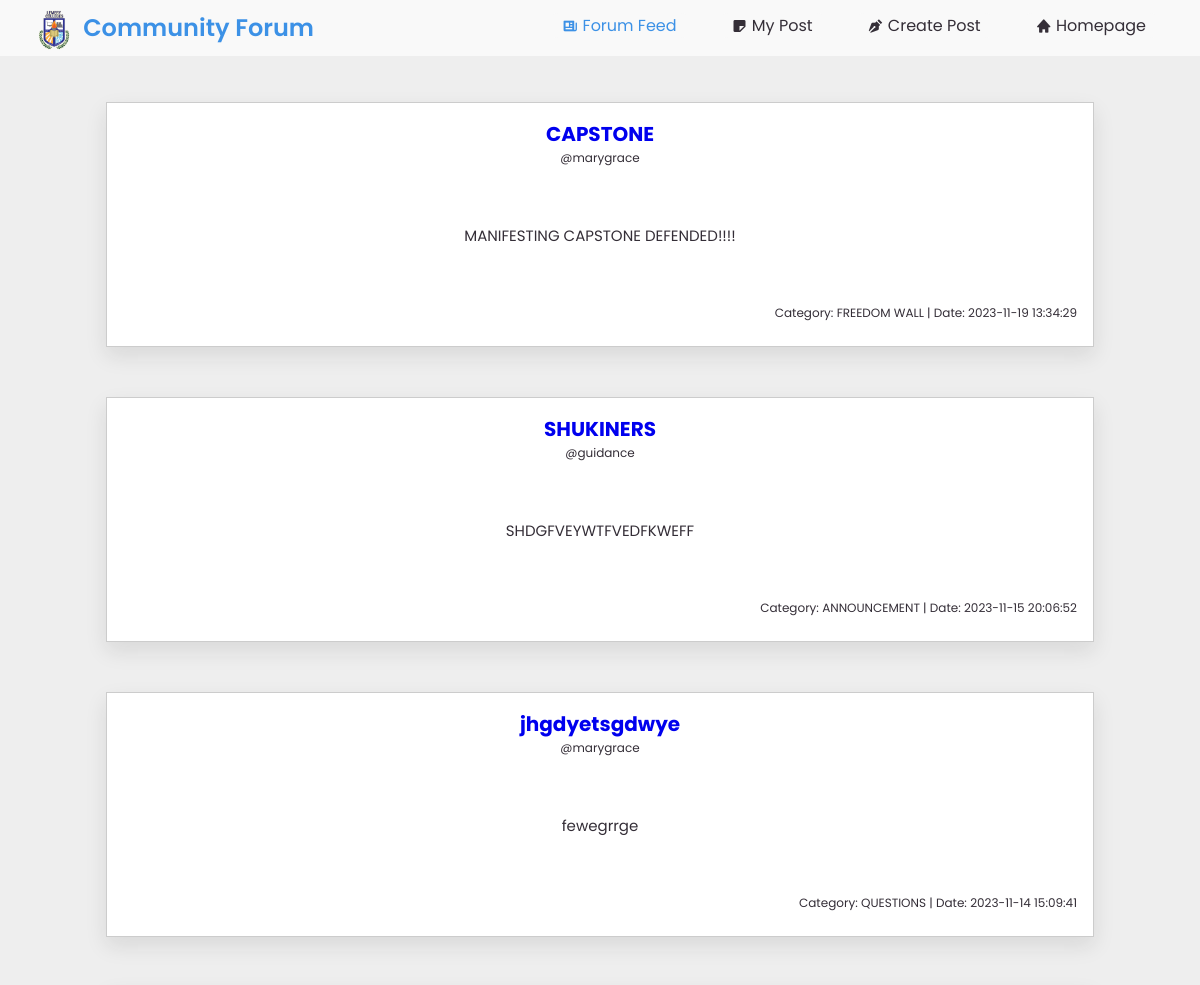
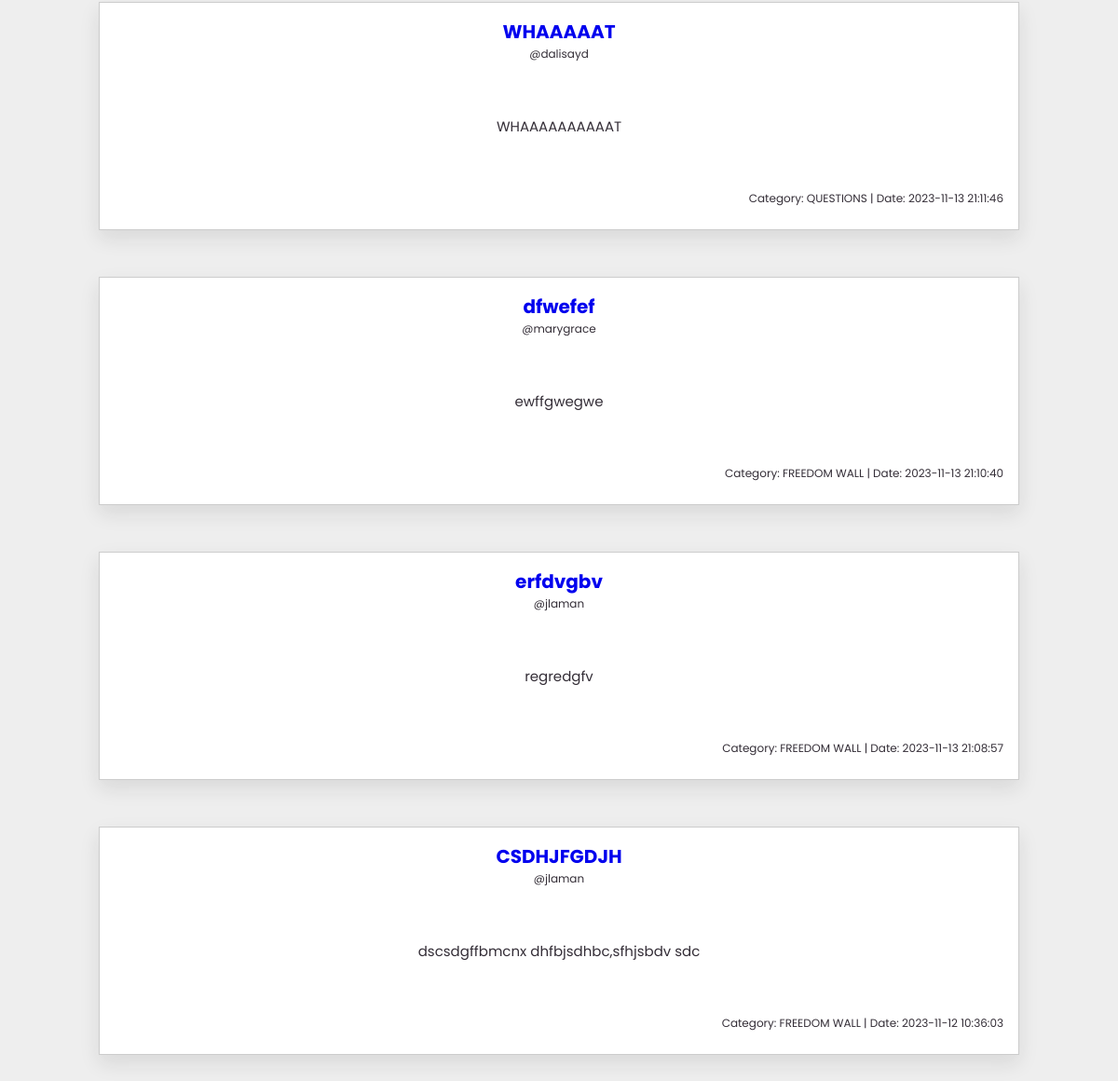
Page /Users/forum.php (signed in) on the committed database (2 pictures, top to bottom).
### tables this page shows
CREATE TABLE `blogs` (
  `blog_id` int(11) NOT NULL,
  `blog_category` varchar(255) NOT NULL,
  `blog_title` varchar(255) NOT NULL,
  `blog_by` varchar(255) NOT NULL,
  `blog_date` datetime NOT NULL,
  `blog_content` longtext NOT NULL
);

CREATE TABLE `user` (
  `id` int(11) NOT NULL,
  `role` varchar(255) NOT NULL,
  `date_created` varchar(255) NOT NULL,
  `first_name` varchar(255) NOT NULL,
  `last_name` varchar(255) NOT NULL,
  `username` varchar(255) NOT NULL,
  `email` varchar(255) NOT NULL,
  `password` varchar(255) NOT NULL,
  `reset_token` varchar(255) DEFAULT NULL,
  `reset_timestamp` timestamp NOT NULL DEFAULT current_timestamp() ON UPDATE current_timestamp(),
  `profile_photo` varchar(255) DEFAULT NULL
);

### Users/forum.php (the view, shortened to what this page needs)
<?php
include 'config.php';
$sql = "SELECT b.blog_id, b.blog_title, b.blog_by, u.username AS username, b.blog_date, b.blog_content, b.blog_category
        FROM blogs b
        JOIN user u ON b.blog_by = u.username
        ORDER BY b.blog_date DESC";
$result = mysqli_query($link, $sql);
?>
<!DOCTYPE html>
<html lang="en">
<head>
</head>
<body>
    <?php include('forumside.php'); ?>
    <br><BR>
    <section id="content">
        <main>
            <div class="box-info">
                <?php
                if (mysqli_num_rows($result) > 0) {
                    while ($row = mysqli_fetch_assoc($result)) {
                        ?>
                        <div class="post" >
                            <a href="forum-viewpost.php?blog_id=<?php echo $row['blog_id']; ?>" style="text-decoration: none; color: inherit;">
                            <center><h5 class="post-title"><a href="forum-viewpost.php?blog_id=<?php echo $row['blog_id']; ?>"><?php echo $row['blog_title']; ?></a></h5></center>
                            <center><p class="post-author">@<?php echo $row['username']; ?></p></center>
                            <br><br>
                            <center><p class="post-content"><?php echo $row['blog_content']; ?></p>
                            <br><br>
                            <div class="post-details" style="text-align: right;">
                                <p class="post-category">Category: <?php echo $row['blog_category']; ?> | Date: <?php echo $row['blog_date']; ?></p>
                            </div>
                            </a>
                        </div>
                        <?php
                    }
                } else {
                    echo "<p>No blog posts found</p>";
                }
                ?>
            </div>
        </main>
    </section>
</body>
</html>

### Users/forum.php (style rules this page uses)
body { font-family: var(--poppins); background-color: #f0f2f5; color: #1c1e21; }
.box-info { margin: 36px auto; padding: 16px; width: 1020px; }
.post { width: 100%; padding: 16px; background: #fff; display: flex; flex-direction: column; box-shadow: 0 9px 20px rgba(34, 32, 32, 0.1); margin-bottom: 50px; border: 1px solid #ccc; }
.post-title { font-size: 20px; font-weight: bold; color: var(--dark); margin-bottom: 0; text-align: center; }
.post-content { color: var(--dark); font-size: 15px; line-height: 1.4; margin-bottom: 8px; text-align: center; }
.post-details { display: flex; flex-direction: column; text-align: center; }
.post-category, .post-author, .post-date { color: var(--dark); font-size: 12px; margin-bottom: 8px; }

### Users/forumside.php (style rules this page uses)
* { margin: 0; padding: 0; box-sizing: border-box; }
a { text-decoration: none; }
:root { --poppins: 'Poppins', sans-serif; --light: #F9F9F9; --blue: #3C91E6; --light-blue: #CFE8FF; --grey: #eee; --dark-grey: #AAAAAA; --dark: #342E37; --red: #DB504A; --yellow: #FFCE26; --light-yellow: #FFF2C6; --orange: #FD7238; --light-orange: #FFE0D3; --green: #30ee59; --light-green: #90e9a4; }
html { overflow-x: hidden; }
body { background: var(--grey); overflow-x: hidden; margin: 0; }
#content { position: relative; width: 100%; transition: .3s ease; margin-left: 0; margin-bottom: 0; }

### rows in the picture
blogs: blog_title "CAPSTONE", user.username "marygrace", blog_content "MANIFESTING CAPSTONE DEFENDED!!!!", blog_category "FREEDOM WALL", blog_date "2023-11-19 13:34:29"
blogs: blog_title "SHUKINERS", user.username "guidance", blog_content "SHDGFVEYWTFVEDFKWEFF", blog_category "ANNOUNCEMENT", blog_date "2023-11-15 20:06:52"
blogs: blog_title "jhgdyetsgdwye", user.username "marygrace", blog_content "fewegrrge", blog_category "QUESTIONS", blog_date "2023-11-14 15:09:41"
blogs: blog_title "WHAAAAAT", user.username "dalisayd", blog_content "WHAAAAAAAAAAT", blog_category "QUESTIONS", blog_date "2023-11-13 21:11:46"
blogs: blog_title "dfwefef", user.username "marygrace", blog_content "ewffgwegwe", blog_category "FREEDOM WALL", blog_date "2023-11-13 21:10:40"
blogs: blog_title "erfdvgbv", user.username "jlaman", blog_content "regredgfv", blog_category "FREEDOM WALL", blog_date "2023-11-13 21:08:57"
blogs: blog_title "CSDHJFGDJH", user.username "jlaman", blog_content "dscsdgffbmcnx dhfbjsdhbc,sfhjsbdv sdc", blog_category "FREEDOM WALL", blog_date "2023-11-12 10:36:03"
